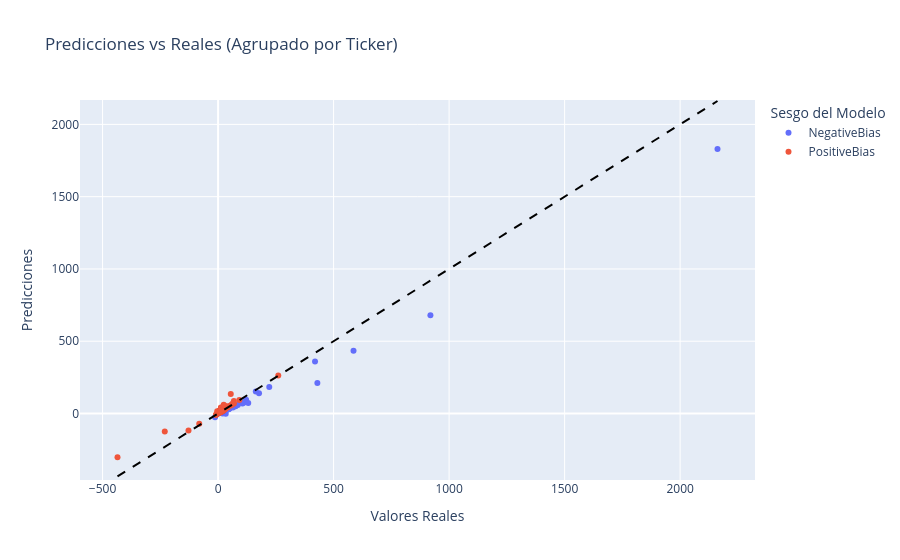

The code cell stored with this chart in its notebook:
### Markdown cell above
Se generan 2 clusters segun las predicciones:
* Positive_Bias: si los residuos son mayores o iguales a cero.
* Negative_Bias: si los residuos son menores a cero.

### Code cell
# Se dividen los datos para predecir el valor de la última fecha disponible para cada ticker en el conjunto de test
X_train = X.iloc[:-len(df['Ticker'].unique())]  # Todos menos la última fecha de cada ticker
y_train = y.iloc[:-len(df['Ticker'].unique())]
X_test = X.iloc[-len(df['Ticker'].unique()):]   # Solo la última fecha de cada ticker
y_test = y.iloc[-len(df['Ticker'].unique()):]

# Recuperar el ticker usando el indice de y_test
tickers_test = df.loc[y_test.index, 'Ticker']

# Predicciones en el conjunto de test
y_pred = pipe.predict(X_test)

# Consolidar resultados individuales en un DataFrame
resultados_df = pd.DataFrame({
    'Ticker': tickers_test,
    'Predicted': y_pred,
    'Observed': y_test
})

# Calcular el residuo para cada predicción
resultados_df['Residuals'] = resultados_df['Predicted'] - resultados_df['Observed']

# Agrupar por ticker
resultados_agrupados = resultados_df.groupby('Ticker')[['Predicted', 'Observed', 'Residuals']].mean()

# Generar el Cluster sobre el promedio de los residuos
resultados_agrupados['Cluster'] = ['PositiveBias' if r >= 0 else 'NegativeBias' 
                                   for r in resultados_agrupados['Residuals']]

# Visualizar
fig = px.scatter(
    resultados_agrupados, 
    x='Observed', 
    y='Predicted', 
    color='Cluster',
    hover_name=resultados_agrupados.index, 
    labels={'Observed':'Valores Reales', 'Predicted':'Predicciones', 'Cluster':'Sesgo del Modelo'},
    title='Predicciones vs Reales (Agrupado por Ticker)'
)

# Línea de identidad perfecta
min_val = resultados_agrupados['Observed'].min()
max_val = resultados_agrupados['Observed'].max()
fig.add_shape(type='line', x0=min_val, y0=min_val, x1=max_val, y1=max_val,
              line=dict(color='black', dash='dash', width=2))
fig.show()

# Estadísticas por cluster a nivel Ticker
over_mask = resultados_agrupados['Cluster'] == 'PositiveBias'
under_mask = resultados_agrupados['Cluster'] == 'NegativeBias'

print("\nEstadísticas por cluster (a nivel de Ticker):")
print(f"Overprediction: {over_mask.sum()} tickers, residuo medio global: {resultados_agrupados.loc[over_mask, 'Residuals'].mean():.4f}")
print(f"Underprediction: {under_mask.sum()} tickers, residuo medio global: {resultados_agrupados.loc[under_mask, 'Residuals'].mean():.4f}")

### Figure 1 — Plotly figure (JSON) as saved in the notebook; plotly's stock layout.template omitted (floating-point values rounded to 4 significant figures; data arrays with more than 128 entries replaced by an {"elided": "..."} marker saying what was removed)
{"data": [{"hovertemplate": "<b>%{hovertext}</b><br><br>Sesgo del Modelo=NegativeBias<br>Valores Reales=%{x}<br>Predicciones=%{y}<extra></extra>", "hovertext": {"elided": "198 str values"}, "legendgroup": "NegativeBias", "marker": {"color": "#636efa", "symbol": "circle"}, "mode": "markers", "name": "NegativeBias", "orientation": "v", "showlegend": true, "type": "scatter", "x": {"elided": "198 float values"}, "xaxis": "x", "y": {"elided": "198 float values"}, "yaxis": "y"}, {"hovertemplate": "<b>%{hovertext}</b><br><br>Sesgo del Modelo=PositiveBias<br>Valores Reales=%{x}<br>Predicciones=%{y}<extra></extra>", "hovertext": {"elided": "257 str values"}, "legendgroup": "PositiveBias", "marker": {"color": "#EF553B", "symbol": "circle"}, "mode": "markers", "name": "PositiveBias", "orientation": "v", "showlegend": true, "type": "scatter", "x": {"elided": "257 float values"}, "xaxis": "x", "y": {"elided": "257 float values"}, "yaxis": "y"}], "layout": {"legend": {"title": {"text": "Sesgo del Modelo"}, "tracegroupgap": 0}, "shapes": [{"line": {"color": "black", "dash": "dash", "width": 2}, "type": "line", "x0": -435.4, "x1": 2162.0, "y0": -435.4, "y1": 2162.0}], "title": {"text": "Predicciones vs Reales (Agrupado por Ticker)"}, "xaxis": {"anchor": "y", "domain": [0, 1], "title": {"text": "Valores Reales"}}, "yaxis": {"anchor": "x", "domain": [0, 1], "title": {"text": "Predicciones"}}}}
